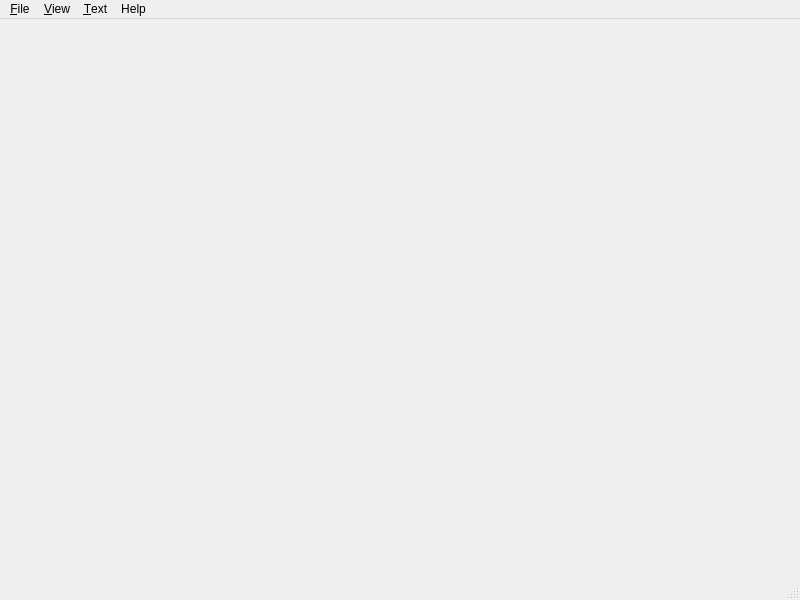
<?xml version="1.0" encoding="UTF-8"?>
<ui version="4.0">
 <class>MainWindow</class>
 <widget class="QMainWindow" name="MainWindow">
  <property name="geometry">
   <rect>
    <x>0</x>
    <y>0</y>
    <width>800</width>
    <height>600</height>
   </rect>
  </property>
  <property name="windowTitle">
   <string>MainWindow</string>
  </property>
  <widget class="Video_widget" name="centralwidget"/>
  <widget class="QMenuBar" name="menubar">
   <property name="geometry">
    <rect>
     <x>0</x>
     <y>0</y>
     <width>800</width>
     <height>21</height>
    </rect>
   </property>
   <widget class="QMenu" name="menu_File">
    <property name="title">
     <string>&amp;File</string>
    </property>
    <addaction name="actionOpen"/>
    <addaction name="actionE_xit"/>
   </widget>
   <widget class="QMenu" name="menuView">
    <property name="title">
     <string>&amp;View</string>
    </property>
    <widget class="QMenu" name="menuYUV">
     <property name="title">
      <string>Mode</string>
     </property>
     <addaction name="luma_y"/>
     <addaction name="chroma_u"/>
     <addaction name="chroma_v"/>
     <addaction name="separator"/>
     <addaction name="red"/>
     <addaction name="green"/>
     <addaction name="blue"/>
     <addaction name="separator"/>
     <addaction name="norm"/>
     <addaction name="nyuv_combo"/>
     <addaction name="nrgb_combo"/>
    </widget>
    <addaction name="menuYUV"/>
    <addaction name="screen"/>
    <addaction name="view_progress"/>
   </widget>
   <widget class="QMenu" name="menuText">
    <property name="title">
     <string>&amp;Text</string>
    </property>
    <addaction name="text_none"/>
    <addaction name="text_fc"/>
    <addaction name="text_tc"/>
   </widget>
   <widget class="QMenu" name="menuHelp">
    <property name="title">
     <string>Help</string>
    </property>
    <addaction name="about"/>
   </widget>
   <addaction name="menu_File"/>
   <addaction name="menuView"/>
   <addaction name="menuText"/>
   <addaction name="menuHelp"/>
  </widget>
  <widget class="QStatusBar" name="statusbar"/>
  <action name="actionOpen">
   <property name="text">
    <string>&amp;Open</string>
   </property>
  </action>
  <action name="actionE_xit">
   <property name="text">
    <string>E&amp;xit</string>
   </property>
  </action>
  <action name="luma_y">
   <property name="checkable">
    <bool>true</bool>
   </property>
   <property name="text">
    <string>Luma.Y</string>
   </property>
   <property name="shortcut">
    <string>Ctrl+Y</string>
   </property>
  </action>
  <action name="chroma_u">
   <property name="checkable">
    <bool>true</bool>
   </property>
   <property name="text">
    <string>Chroma.U</string>
   </property>
   <property name="shortcut">
    <string>Ctrl+U</string>
   </property>
  </action>
  <action name="chroma_v">
   <property name="checkable">
    <bool>true</bool>
   </property>
   <property name="text">
    <string>Chroma.V</string>
   </property>
   <property name="shortcut">
    <string>Ctrl+V</string>
   </property>
  </action>
  <action name="red">
   <property name="checkable">
    <bool>true</bool>
   </property>
   <property name="text">
    <string>Red</string>
   </property>
   <property name="shortcut">
    <string>Ctrl+R</string>
   </property>
  </action>
  <action name="green">
   <property name="checkable">
    <bool>true</bool>
   </property>
   <property name="text">
    <string>Green</string>
   </property>
   <property name="shortcut">
    <string>Ctrl+G</string>
   </property>
  </action>
  <action name="blue">
   <property name="checkable">
    <bool>true</bool>
   </property>
   <property name="text">
    <string>Blue</string>
   </property>
   <property name="shortcut">
    <string>Ctrl+B</string>
   </property>
  </action>
  <action name="actionNormal">
   <property name="text">
    <string>Normal</string>
   </property>
  </action>
  <action name="norm">
   <property name="checkable">
    <bool>true</bool>
   </property>
   <property name="text">
    <string>Normal</string>
   </property>
   <property name="shortcut">
    <string>Ctrl+N</string>
   </property>
  </action>
  <action name="nyuv_combo">
   <property name="checkable">
    <bool>true</bool>
   </property>
   <property name="text">
    <string>Normal.Y.U.V</string>
   </property>
   <property name="shortcut">
    <string>Ctrl+1</string>
   </property>
  </action>
  <action name="about">
   <property name="text">
    <string>About</string>
   </property>
  </action>
  <action name="normal">
   <property name="text">
    <string>Normal</string>
   </property>
   <property name="shortcut">
    <string>Ctrl+N</string>
   </property>
  </action>
  <action name="nrgb_combo">
   <property name="checkable">
    <bool>true</bool>
   </property>
   <property name="text">
    <string>Normal.R.G.B</string>
   </property>
   <property name="shortcut">
    <string>Ctrl+2</string>
   </property>
  </action>
  <action name="text_none">
   <property name="checkable">
    <bool>true</bool>
   </property>
   <property name="text">
    <string>None</string>
   </property>
  </action>
  <action name="text_fc">
   <property name="checkable">
    <bool>true</bool>
   </property>
   <property name="text">
    <string>Frame Count</string>
   </property>
  </action>
  <action name="text_tc">
   <property name="checkable">
    <bool>true</bool>
   </property>
   <property name="text">
    <string>Timecode</string>
   </property>
  </action>
  <action name="screen">
   <property name="text">
    <string>Full Screen</string>
   </property>
   <property name="shortcut">
    <string>Ctrl+S</string>
   </property>
   <property name="shortcutContext">
    <enum>Qt::ApplicationShortcut</enum>
   </property>
  </action>
  <action name="view_progress">
   <property name="text">
    <string>Progress Bar</string>
   </property>
   <property name="shortcut">
    <string>Ctrl+P</string>
   </property>
  </action>
 </widget>
 <customwidgets>
  <customwidget>
   <class>Video_widget</class>
   <extends>QWidget</extends>
   <header location="global">video_widget.h</header>
   <container>1</container>
  </customwidget>
 </customwidgets>
 <resources/>
 <connections/>
</ui>
